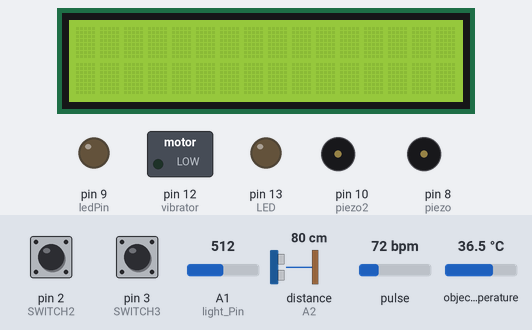
The sketch below on a simulated Arduino Uno, built with avr-gcc and run on an emulated ATmega328P. Shown: 16×2 character LCD, switched loads named in the sketch (green lamp = pin HIGH), output pins drawn as LEDs (lit = HIGH), buzzer (waves = sounding, pin HIGH). Wiring (inferred from the names in the program): ultrasonic range finder: trigger pin 7; echo A2. The test bench sets the inputs (shaded band); at power-on: pin 2 (SWITCH2) HIGH, pin 3 (SWITCH3) HIGH, pulse 72 bpm, distance to the obstacle (sensor on A2) 80 cm, A1 (light_Pin) = 512, object temperature 36.5 °C. The echo pulse lasts 58.3 µs per cm; pins used as bus, display or sensor lines are not drawn; what the sketch prints to the serial monitor is not drawn.

Above: at 1.2 s.
1.3 s: pin 2 (SWITCH2) pulled LOW for 1.15 s
At 2.5 s:
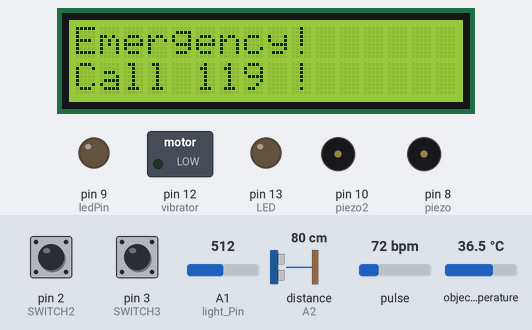
3.9 s: pin 3 (SWITCH3) pulled LOW for 1.15 s
At 4.96 s:
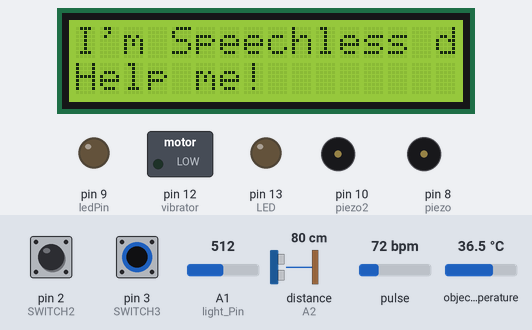
6.5 s: pulse set to 118 bpm
8.6 s: pulse set to 122 bpm
At 9.5 s:
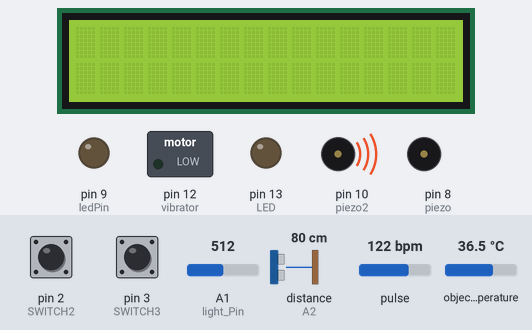
10.3 s: distance to the obstacle (sensor on A2) set to 56 cm
14.4 s: distance to the obstacle (sensor on A2) set to 46 cm
At 19.3 s:
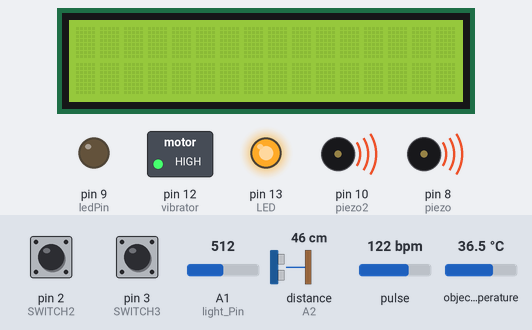
Timing chart, 0 to 19.5 s (numbered marks = the images above; inputs shaded):
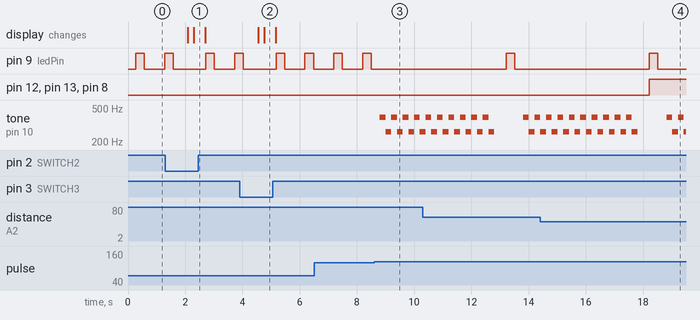

The sketch:

combine_project.ino
```cpp
//초음파 & 온도
#include <Adafruit_MLX90614.h>
#include <SPI.h>
#include <Wire.h>
#include <stdint.h>
#include <LiquidCrystal_I2C.h>

LiquidCrystal_I2C lcd(0x27, 16, 2);

#define OLED_RESET 4

Adafruit_MLX90614 mlx = Adafruit_MLX90614();


#define USE_ARDUINO_INTERRUPTS true    // Set-up low-level interrupts for most acurate BPM math.
#include <PulseSensorPlayground.h>     // Includes the PulseSensorPlayground Library.
#define C 262 // 도
#define D 294 // 레
#define E 330 // 미
#define F 349 // 파
#define G 392 // 솔
#define A 440 // 라
#define B 494 // 시

int SWITCH1 = 1;
int SWITCH2 = 2;
int SWITCH3 = 3;

int piezo=8;
int vibrator=12;
int trigPin = 7;
int echoPin =A2;
int LED = 13;
int N;
double duration,distance;

int light_Pin = A1;   //
int light_sense;       //
int ledPin = 9;     //

const int PulseWire = 0;       // PulseSensor PURPLE WIRE connected to ANALOG PIN 0
const int LED13 = 13;          // The on-board Arduino LED, close to PIN 13.
int Threshold = 550;           // Determine which Signal to "count as a beat" and which to ignore.
int N_bpm=120;
int M=30;
int BPMLED = 4;
int piezo2=10;
int notes[20] = { G,C,G,C,G,C,G,C,G,C,G,C,G,C,G,C,G,C,G,C};
int tempo = 300;

PulseSensorPlayground pulseSensor;  // Creates an instance of the PulseSensorPlayground object called "pulseSensor"

int bRx = 5; //블루투스의 RX와 연결한 부분
int bTx = 6; //블루투스의 TX와 연결한 부분

#include <SoftwareSerial.h>
SoftwareSerial bluetooth(bTx,bRx);
//원칙은 왼쪽 인자는 아두이노에서 Rx로 사용하는 핀
//오른족 인자는 Tx로 사용하는 핀

//int ledPin = 13; // Built-in LED
int androidCmd; // Command message from Android
String msg;


void setup()
{
  Serial.begin(9600);

  bluetooth.begin(9600);
  msg="";

  pinMode(piezo, OUTPUT);
  Serial.println("Adafruit MLX90614 test");
  mlx.begin();
  pinMode(vibrator, OUTPUT);
  pinMode(LED, OUTPUT);
  pinMode(trigPin,OUTPUT);
  pinMode(echoPin,INPUT);
  lcd.init();
  lcd.backlight();
  pinMode(SWITCH1, INPUT_PULLUP);
  pinMode(SWITCH2, INPUT_PULLUP);
  pinMode(SWITCH3, INPUT_PULLUP);

  pinMode(ledPin, OUTPUT);

  Serial.begin(9600);

     if (pulseSensor.begin()) {
    Serial.println("We created a pulseSensor Object !");  //This prints one time at Arduino power-up,  or on Arduino reset.
  }
}


void loop()
{
  // To read message received from other Bluetooth Device /// 블루투스
  if (bluetooth.available() > 0)
  { // Check if there is data coming
    msg = bluetooth.readString(); // Read the message as String
    Serial.println("Android Command " + msg);
    int ind1 = msg.indexOf(':');
    String age = msg.substring(ind1+1,msg.length());
  }

  ///// lcd 모니터
  if (digitalRead(SWITCH1) == LOW){
      lcd.setCursor(0, 0);
      lcd.print("Call");
      delay(200);
      lcd.setCursor(0, 1);
      lcd.print("010-1234-5678!");
      delay(200);
    }
    else if (digitalRead(SWITCH2) == LOW){
      lcd.setCursor(0, 0);
      lcd.print("Emergency!");
      delay(200);
      lcd.setCursor(0, 1);
      lcd.print("Call 119 !");
      delay(200);
    }
    else if (digitalRead(SWITCH3) == LOW){
      lcd.setCursor(0, 0);
      lcd.print("I'm Speechless disorder, Help me!");
      delay(200);
      lcd.setCursor(0, 1);
      lcd.print("Help me!");
      delay(200);
    }
    delay(200);
    lcd.clear();


//////////////////////////////////////////////////////////////////////////////////////////////////////////////
  light_sense = analogRead(light_Pin);

  digitalWrite(trigPin,LOW);
  delayMicroseconds(2);
  digitalWrite(trigPin,HIGH);
  delayMicroseconds(10);
  digitalWrite(trigPin,LOW);

  duration = pulseIn(echoPin,HIGH);
  distance = duration / 29 / 2;
  N = 50;

/// 온도 센서
  if(mlx.readObjectTempC()<10){
    digitalWrite(piezo, HIGH);
    digitalWrite(vibrator, HIGH);
    delay(1000);
    digitalWrite(piezo, LOW);
    digitalWrite(vibrator, LOW);
  }

 //// 초음파 센서
  if(distance<N){
    digitalWrite(LED,HIGH);
    digitalWrite(piezo,HIGH);
    digitalWrite(vibrator,HIGH);
  }
  else{
    digitalWrite(LED,LOW);
    digitalWrite(piezo,LOW);
    digitalWrite(vibrator,LOW);
  }

 /////////////////////////////////// 조도 센서
 digitalWrite(ledPin, HIGH);

   if (light_sense< 400) {
  digitalWrite(ledPin, LOW);
  } else {
  digitalWrite(ledPin, HIGH);
  delay(300);
  digitalWrite(ledPin, LOW);
  delay(300);
  }

//////////////////////////////////// 심장 박동
 int myBPM = pulseSensor.getBeatsPerMinute();  // Calls function on our pulseSensor object that returns BPM as an "int".

//digitalWrite(BPMLED,HIGH);

if (pulseSensor.sawStartOfBeat()) {            // Constantly test to see if "a beat happened".
  if(myBPM>N_bpm || myBPM<M){
    //소리 삐비비빅
     Serial.print("123131231312213");
    for (int i = 0; i < 20; i++) {

      tone (piezo2, notes[ i ], tempo);//LED 깜빡 깜빡
      digitalWrite(BPMLED,HIGH);
      delay(100);
      digitalWrite(BPMLED,LOW);
      delay(100);
     }
     noTone(piezo2);
  }
 Serial.println("♥  A HeartBeat Happened ! "); // If test is "true", print a message "a heartbeat happened".
 Serial.print("BPM: ");                        // Print phrase "BPM: "
 Serial.println(myBPM);                        // Print the value inside of myBPM.
}
  delay(200);                    // considered best practice in a simple sketch.


}
```

Measured:
- the behaviour switches between 120 and 121 bpm on pulse (found by bisection; images 2 and 3)
- the behaviour switches between 51 and 50 cm on distance to the obstacle (sensor on A2) (found by bisection; images 3 and 4)
- after the input at 1.3 s, the display: first changes after 0.79 s (image 1 shows a later state)
- after the input at 3.9 s, the display: first changes after 0.66 s (image 2 shows a later state)
- after the input at 8.6 s, pin 9 (ledPin): stays LOW (without the input it goes to HIGH after 0.61 s); tone on pin 10 (piezo2): alternates 392 Hz for 0.20 s and 262 Hz for 0.20 s, starting after 0.20 s
- after the input at 14.4 s, pin 12 (vibrator), pin 13 (LED), pin 8 (piezo): LOW → HIGH after 3.8 s
